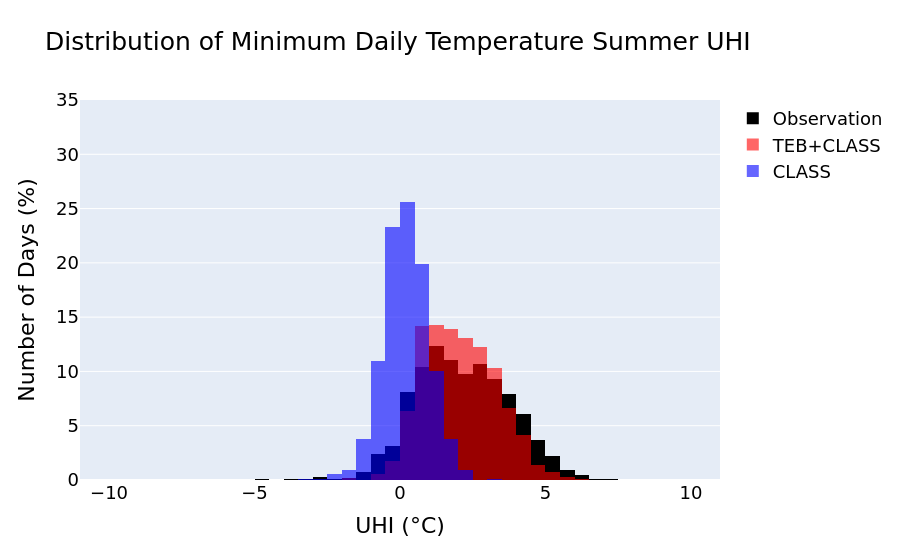
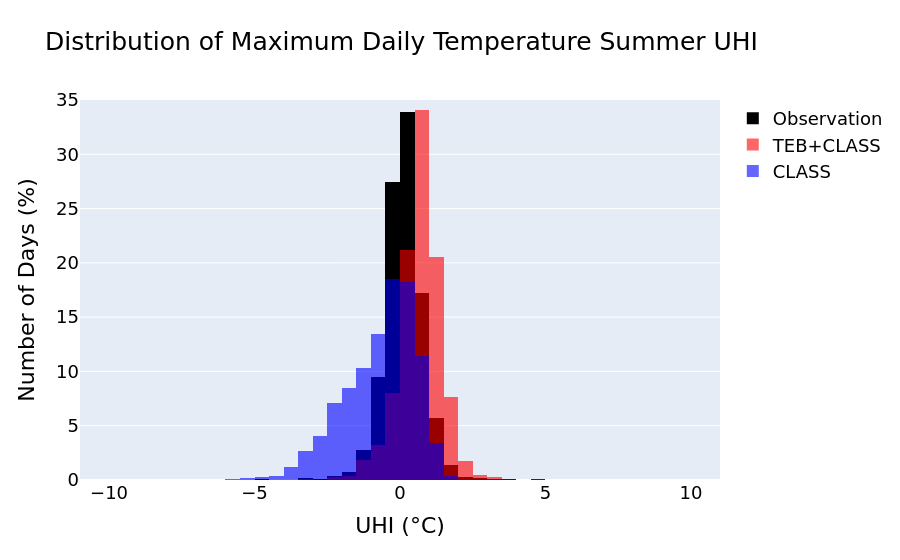
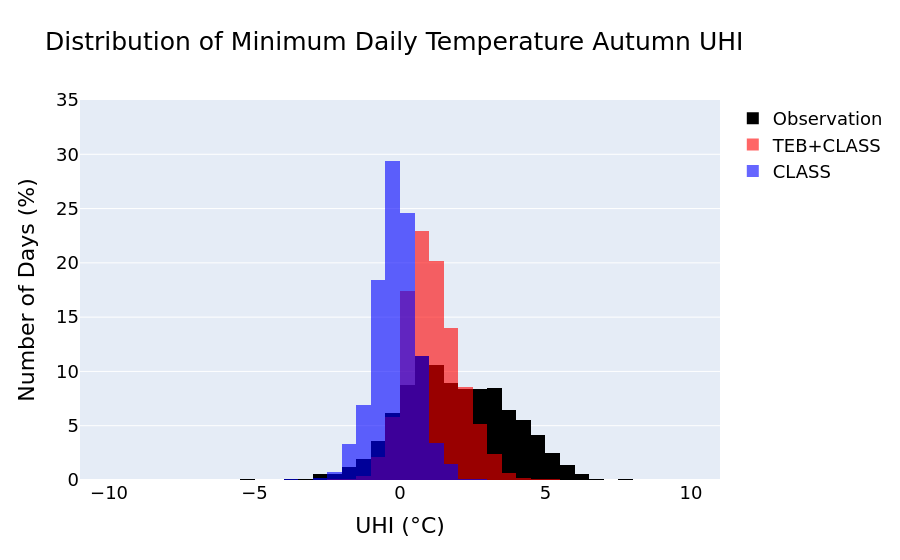
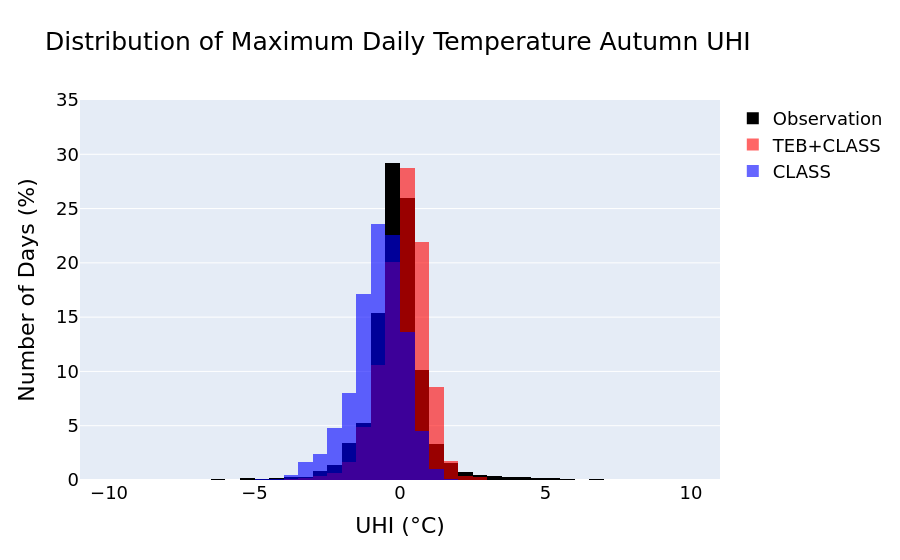

The cell these charts' notebook holds for them, in order:
### Code cell
# For data extraction from adjusted_simobs
fs = ['tasmin','tasmax']         # fields
ms = ['S','T','C']               # models
ss = ['JJA','SON', 'DJF','MAM']  # seasons
season_names = ['Summer', 'Autumn', 'Winter', 'Spring']

# For plotting
opacity = 0.6
colours = [f'rgba(0, 0, 0, 1.)', f'rgba(255, 0, 0, {opacity})', f'rgba(0, 0, 255, {opacity})'] # black, red, blue for obs, teb, class
field_names = ['Minimum Daily Temperature', 'Maximum Daily Temperature']
model_names = ['Observation', 'TEB+CLASS', 'CLASS']


for s, season_name in zip(ss,season_names):
    for f, field_name in zip(fs,field_names):
        fig = go.Figure()
        for m, model_name, colour in zip(ms, model_names, colours):
            
            # Select daily uhi according to field/data source 
            field = f'{f}_{m}'
            uhi = UHI_daily[field].sel(time=UHI_daily[field].time.dt.season == s)
            
            # Add to histogram
            fig.add_trace(go.Histogram(
                x=uhi.values,
                histnorm='percent',
                hovertemplate='<b>Range:</b> %{x}°C<br><b>Freq:</b> %{y}<extra></extra>',
                name = f'{model_name}',
                marker=dict(
                    color=colour,
                ),
                xbins=dict(
                    start=-11,    # Minimum x value
                    end=11,       # Maximum x value
                    size=0.5      # Bin width
                ),

            ))
        fig.update_layout(
            title=f'Distribution of {field_name} {season_name} UHI',
            xaxis_title='UHI (°C)',
            yaxis_title=f'Number of Days (%)',
            barmode='overlay', # or group or relative
            xaxis=dict(
                range=[-11, 11]  # Set visible x-axis range
            ),
            yaxis=dict(
                range=[0,35]
            ),
            font = FONT,
            hovermode='x unified'  # Show all traces at once
            # template='plotly_white'
        )

        # fig.show()
        fig.write_html(f'/runoff/gulley/UHI_plots/UHI_distributions/distribution_uhi_{s}_{f}.html')

### Figure 1 — Plotly figure (JSON) as saved in the notebook; plotly's stock layout.template omitted (floating-point values rounded to 4 significant figures; data arrays with more than 128 entries replaced by an {"elided": "..."} marker saying what was removed)
{"data": [{"histnorm": "percent", "hovertemplate": "<b>Range:</b> %{x}°C<br><b>Freq:</b> %{y}<extra></extra>", "marker": {"color": "rgba(0, 0, 0, 1.)"}, "name": "Observation", "type": "histogram", "x": {"elided": "1942 float values"}, "xbins": {"end": 11, "size": 0.5, "start": -11}}, {"histnorm": "percent", "hovertemplate": "<b>Range:</b> %{x}°C<br><b>Freq:</b> %{y}<extra></extra>", "marker": {"color": "rgba(255, 0, 0, 0.6)"}, "name": "TEB+CLASS", "type": "histogram", "x": {"elided": "2116 float values"}, "xbins": {"end": 11, "size": 0.5, "start": -11}}, {"histnorm": "percent", "hovertemplate": "<b>Range:</b> %{x}°C<br><b>Freq:</b> %{y}<extra></extra>", "marker": {"color": "rgba(0, 0, 255, 0.6)"}, "name": "CLASS", "type": "histogram", "x": {"elided": "2116 float values"}, "xbins": {"end": 11, "size": 0.5, "start": -11}}], "layout": {"barmode": "overlay", "font": {"color": "black", "family": "DejaVu Sans", "size": 18}, "hovermode": "x unified", "title": {"text": "Distribution of Minimum Daily Temperature Summer UHI"}, "xaxis": {"range": [-11, 11], "title": {"text": "UHI (°C)"}}, "yaxis": {"range": [0, 35], "title": {"text": "Number of Days (%)"}}}}

### Figure 2 — Plotly figure (JSON) as saved in the notebook; plotly's stock layout.template omitted (floating-point values rounded to 4 significant figures; data arrays with more than 128 entries replaced by an {"elided": "..."} marker saying what was removed)
{"data": [{"histnorm": "percent", "hovertemplate": "<b>Range:</b> %{x}°C<br><b>Freq:</b> %{y}<extra></extra>", "marker": {"color": "rgba(0, 0, 0, 1.)"}, "name": "Observation", "type": "histogram", "x": {"elided": "1943 float values"}, "xbins": {"end": 11, "size": 0.5, "start": -11}}, {"histnorm": "percent", "hovertemplate": "<b>Range:</b> %{x}°C<br><b>Freq:</b> %{y}<extra></extra>", "marker": {"color": "rgba(255, 0, 0, 0.6)"}, "name": "TEB+CLASS", "type": "histogram", "x": {"elided": "2116 float values"}, "xbins": {"end": 11, "size": 0.5, "start": -11}}, {"histnorm": "percent", "hovertemplate": "<b>Range:</b> %{x}°C<br><b>Freq:</b> %{y}<extra></extra>", "marker": {"color": "rgba(0, 0, 255, 0.6)"}, "name": "CLASS", "type": "histogram", "x": {"elided": "2116 float values"}, "xbins": {"end": 11, "size": 0.5, "start": -11}}], "layout": {"barmode": "overlay", "font": {"color": "black", "family": "DejaVu Sans", "size": 18}, "hovermode": "x unified", "title": {"text": "Distribution of Maximum Daily Temperature Summer UHI"}, "xaxis": {"range": [-11, 11], "title": {"text": "UHI (°C)"}}, "yaxis": {"range": [0, 35], "title": {"text": "Number of Days (%)"}}}}

### Figure 3 — Plotly figure (JSON) as saved in the notebook; plotly's stock layout.template omitted (floating-point values rounded to 4 significant figures; data arrays with more than 128 entries replaced by an {"elided": "..."} marker saying what was removed)
{"data": [{"histnorm": "percent", "hovertemplate": "<b>Range:</b> %{x}°C<br><b>Freq:</b> %{y}<extra></extra>", "marker": {"color": "rgba(0, 0, 0, 1.)"}, "name": "Observation", "type": "histogram", "x": {"elided": "1975 float values"}, "xbins": {"end": 11, "size": 0.5, "start": -11}}, {"histnorm": "percent", "hovertemplate": "<b>Range:</b> %{x}°C<br><b>Freq:</b> %{y}<extra></extra>", "marker": {"color": "rgba(255, 0, 0, 0.6)"}, "name": "TEB+CLASS", "type": "histogram", "x": {"elided": "2093 float values"}, "xbins": {"end": 11, "size": 0.5, "start": -11}}, {"histnorm": "percent", "hovertemplate": "<b>Range:</b> %{x}°C<br><b>Freq:</b> %{y}<extra></extra>", "marker": {"color": "rgba(0, 0, 255, 0.6)"}, "name": "CLASS", "type": "histogram", "x": {"elided": "2093 float values"}, "xbins": {"end": 11, "size": 0.5, "start": -11}}], "layout": {"barmode": "overlay", "font": {"color": "black", "family": "DejaVu Sans", "size": 18}, "hovermode": "x unified", "title": {"text": "Distribution of Minimum Daily Temperature Autumn UHI"}, "xaxis": {"range": [-11, 11], "title": {"text": "UHI (°C)"}}, "yaxis": {"range": [0, 35], "title": {"text": "Number of Days (%)"}}}}

### Figure 4 — Plotly figure (JSON) as saved in the notebook; plotly's stock layout.template omitted (floating-point values rounded to 4 significant figures; data arrays with more than 128 entries replaced by an {"elided": "..."} marker saying what was removed)
{"data": [{"histnorm": "percent", "hovertemplate": "<b>Range:</b> %{x}°C<br><b>Freq:</b> %{y}<extra></extra>", "marker": {"color": "rgba(0, 0, 0, 1.)"}, "name": "Observation", "type": "histogram", "x": {"elided": "2007 float values"}, "xbins": {"end": 11, "size": 0.5, "start": -11}}, {"histnorm": "percent", "hovertemplate": "<b>Range:</b> %{x}°C<br><b>Freq:</b> %{y}<extra></extra>", "marker": {"color": "rgba(255, 0, 0, 0.6)"}, "name": "TEB+CLASS", "type": "histogram", "x": {"elided": "2093 float values"}, "xbins": {"end": 11, "size": 0.5, "start": -11}}, {"histnorm": "percent", "hovertemplate": "<b>Range:</b> %{x}°C<br><b>Freq:</b> %{y}<extra></extra>", "marker": {"color": "rgba(0, 0, 255, 0.6)"}, "name": "CLASS", "type": "histogram", "x": {"elided": "2093 float values"}, "xbins": {"end": 11, "size": 0.5, "start": -11}}], "layout": {"barmode": "overlay", "font": {"color": "black", "family": "DejaVu Sans", "size": 18}, "hovermode": "x unified", "title": {"text": "Distribution of Maximum Daily Temperature Autumn UHI"}, "xaxis": {"range": [-11, 11], "title": {"text": "UHI (°C)"}}, "yaxis": {"range": [0, 35], "title": {"text": "Number of Days (%)"}}}}
